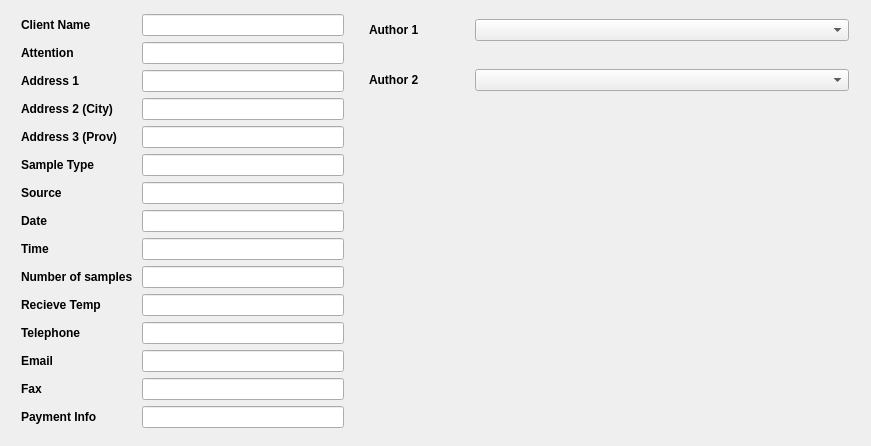
                <widget class="QWidget" name="clientInfoTab">
                 <attribute name="title">
                  <string>Client Info</string>
                 </attribute>
                 <layout class="QHBoxLayout" name="horizontalLayout_2">
                  <property name="leftMargin">
                   <number>12</number>
                  </property>
                  <property name="topMargin">
                   <number>5</number>
                  </property>
                  <property name="rightMargin">
                   <number>12</number>
                  </property>
                  <property name="bottomMargin">
                   <number>0</number>
                  </property>
                  <item>
                   <widget class="QWidget" name="reportsUserInfoWidget" native="true">
                    <property name="enabled">
                     <bool>true</bool>
                    </property>
                    <property name="minimumSize">
                     <size>
                      <width>0</width>
                      <height>0</height>
                     </size>
                    </property>
                    <property name="maximumSize">
                     <size>
                      <width>16777215</width>
                      <height>16777215</height>
                     </size>
                    </property>
                    <property name="styleSheet">
                     <string notr="true"/>
                    </property>
                    <layout class="QGridLayout" name="gridLayout_9">
                     <property name="bottomMargin">
                      <number>12</number>
                     </property>
                     <item row="17" column="0">
                      <widget class="QWidget" name="widget_5" native="true"/>
                     </item>
                     <item row="3" column="0">
                      <widget class="QLabel" name="label_5">
                       <property name="font">
                        <font>
                         <weight>75</weight>
                         <bold>true</bold>
                        </font>
                       </property>
                       <property name="text">
                        <string>Attention</string>
                       </property>
                      </widget>
                     </item>
                     <item row="12" column="2">
                      <widget class="QLineEdit" name="recvTemp_1">
                       <property name="minimumSize">
                        <size>
                         <width>202</width>
                         <height>22</height>
                        </size>
                       </property>
                      </widget>
                     </item>
                     <item row="7" column="2">
                      <widget class="QLineEdit" name="sampleType1_1">
                       <property name="minimumSize">
                        <size>
                         <width>202</width>
                         <height>22</height>
                        </size>
                       </property>
                      </widget>
                     </item>
                     <item row="8" column="0">
                      <widget class="QLabel" name="label_10">
                       <property name="font">
                        <font>
                         <weight>75</weight>
                         <bold>true</bold>
                        </font>
                       </property>
                       <property name="text">
                        <string>Source</string>
                       </property>
                      </widget>
                     </item>
                     <item row="16" column="0" colspan="2">
                      <widget class="QLabel" name="label_20">
                       <property name="font">
                        <font>
                         <weight>75</weight>
                         <bold>true</bold>
                        </font>
                       </property>
                       <property name="text">
                        <string>Payment Info</string>
                       </property>
                      </widget>
                     </item>
                     <item row="15" column="0">
                      <widget class="QLabel" name="label_19">
                       <property name="font">
                        <font>
                         <weight>75</weight>
                         <bold>true</bold>
                        </font>
                       </property>
                       <property name="text">
                        <string>Fax</string>
                       </property>
                      </widget>
                     </item>
                     <item row="16" column="2">
                      <widget class="QLineEdit" name="payment_1">
                       <property name="minimumSize">
                        <size>
                         <width>202</width>
                         <height>22</height>
                        </size>
                       </property>
                      </widget>
                     </item>
                     <item row="15" column="2">
                      <widget class="QLineEdit" name="fax_1">
                       <property name="minimumSize">
                        <size>
                         <width>202</width>
                         <height>22</height>
                        </size>
                       </property>
                      </widget>
                     </item>
                     <item row="10" column="2">
                      <widget class="QLineEdit" name="time_1">
                       <property name="minimumSize">
                        <size>
                         <width>202</width>
                         <height>22</height>
                        </size>
                       </property>
                      </widget>
                     </item>
                     <item row="9" column="0">
                      <widget class="QLabel" name="label_3">
                       <property name="font">
                        <font>
                         <weight>75</weight>
                         <bold>true</bold>
                        </font>
                       </property>
                       <property name="text">
                        <string>Date</string>
                       </property>
                      </widget>
                     </item>
                     <item row="9" column="2">
                      <widget class="QLineEdit" name="date_1">
                       <property name="minimumSize">
                        <size>
                         <width>202</width>
                         <height>22</height>
                        </size>
                       </property>
                      </widget>
                     </item>
                     <item row="8" column="2">
                      <widget class="QLineEdit" name="sampleType2_1">
                       <property name="minimumSize">
                        <size>
                         <width>202</width>
                         <height>22</height>
                        </size>
                       </property>
                      </widget>
                     </item>
                     <item row="10" column="0">
                      <widget class="QLabel" name="label_4">
                       <property name="font">
                        <font>
                         <weight>75</weight>
                         <bold>true</bold>
                        </font>
                       </property>
                       <property name="text">
                        <string>Time</string>
                       </property>
                      </widget>
                     </item>
                     <item row="0" column="0">
                      <widget class="QLabel" name="label_2">
                       <property name="font">
                        <font>
                         <weight>75</weight>
                         <bold>true</bold>
                        </font>
                       </property>
                       <property name="text">
                        <string>Client Name </string>
                       </property>
                       <property name="scaledContents">
                        <bool>false</bool>
                       </property>
                      </widget>
                     </item>
                     <item row="11" column="2">
                      <widget class="QLineEdit" name="totalSamples_1">
                       <property name="minimumSize">
                        <size>
                         <width>202</width>
                         <height>22</height>
                        </size>
                       </property>
                      </widget>
                     </item>
                     <item row="14" column="2">
                      <widget class="QLineEdit" name="email_1">
                       <property name="minimumSize">
                        <size>
                         <width>202</width>
                         <height>22</height>
                        </size>
                       </property>
                      </widget>
                     </item>
                     <item row="11" column="0" colspan="2">
                      <widget class="QLabel" name="label_15">
                       <property name="font">
                        <font>
                         <weight>75</weight>
                         <bold>true</bold>
                        </font>
                       </property>
                       <property name="text">
                        <string>Number of samples </string>
                       </property>
                      </widget>
                     </item>
                     <item row="14" column="0">
                      <widget class="QLabel" name="label_18">
                       <property name="font">
                        <font>
                         <weight>75</weight>
                         <bold>true</bold>
                        </font>
                       </property>
                       <property name="text">
                        <string>Email</string>
                       </property>
                      </widget>
                     </item>
                     <item row="7" column="0">
                      <widget class="QLabel" name="label_9">
                       <property name="font">
                        <font>
                         <weight>75</weight>
                         <bold>true</bold>
                        </font>
                       </property>
                       <property name="text">
                        <string>Sample Type </string>
                       </property>
                      </widget>
                     </item>
                     <item row="0" column="2">
                      <widget class="QLineEdit" name="clientName_1">
                       <property name="sizePolicy">
                        <sizepolicy hsizetype="Expanding" vsizetype="Fixed">
                         <horstretch>0</horstretch>
                         <verstretch>0</verstretch>
                        </sizepolicy>
                       </property>
                       <property name="minimumSize">
                        <size>
                         <width>202</width>
                         <height>22</height>
                        </size>
                       </property>
                      </widget>
                     </item>
                     <item row="4" column="0">
                      <widget class="QLabel" name="label_6">
                       <property name="font">
                        <font>
                         <weight>75</weight>
                         <bold>true</bold>
                        </font>
                       </property>
                       <property name="text">
                        <string>Address 1</string>
                       </property>
                      </widget>
                     </item>
                     <item row="3" column="2">
                      <widget class="QLineEdit" name="attention_1">
                       <property name="minimumSize">
                        <size>
                         <width>202</width>
                         <height>22</height>
                        </size>
                       </property>
                      </widget>
                     </item>
                     <item row="4" column="2">
                      <widget class="QLineEdit" name="addy1_1">
                       <property name="minimumSize">
                        <size>
                         <width>202</width>
                         <height>22</height>
                        </size>
                       </property>
                      </widget>
                     </item>
                     <item row="13" column="0">
                      <widget class="QLabel" name="label_17">
                       <property name="font">
                        <font>
                         <weight>75</weight>
                         <bold>true</bold>
                        </font>
                       </property>
                       <property name="text">
                        <string>Telephone </string>
                       </property>
                      </widget>
                     </item>
                     <item row="5" column="2">
                      <widget class="QLineEdit" name="addy2_1">
                       <property name="minimumSize">
                        <size>
                         <width>202</width>
                         <height>22</height>
                        </size>
                       </property>
                      </widget>
                     </item>
                     <item row="6" column="2">
                      <widget class="QLineEdit" name="addy3_1">
                       <property name="minimumSize">
                        <size>
                         <width>202</width>
                         <height>22</height>
                        </size>
                       </property>
                      </widget>
                     </item>
                     <item row="13" column="2">
                      <widget class="QLineEdit" name="tel_1">
                       <property name="minimumSize">
                        <size>
                         <width>202</width>
                         <height>22</height>
                        </size>
                       </property>
                      </widget>
                     </item>
                     <item row="5" column="0">
                      <widget class="QLabel" name="label_7">
                       <property name="font">
                        <font>
                         <weight>75</weight>
                         <bold>true</bold>
                        </font>
                       </property>
                       <property name="text">
                        <string>Address 2 (City)</string>
                       </property>
                      </widget>
                     </item>
                     <item row="6" column="0">
                      <widget class="QLabel" name="label_8">
                       <property name="font">
                        <font>
                         <weight>75</weight>
                         <bold>true</bold>
                        </font>
                       </property>
                       <property name="text">
                        <string>Address 3 (Prov)</string>
                       </property>
                      </widget>
                     </item>
                     <item row="12" column="0">
                      <widget class="QLabel" name="label_16">
                       <property name="font">
                        <font>
                         <weight>75</weight>
                         <bold>true</bold>
                        </font>
                       </property>
                       <property name="text">
                        <string>Recieve Temp </string>
                       </property>
                      </widget>
                     </item>
                    </layout>
                   </widget>
                  </item>
                  <item>
                   <widget class="QWidget" name="widget_50" native="true">
                    <layout class="QVBoxLayout" name="verticalLayout_40">
                     <property name="spacing">
                      <number>-1</number>
                     </property>
                     <property name="leftMargin">
                      <number>0</number>
                     </property>
                     <property name="topMargin">
                      <number>0</number>
                     </property>
                     <property name="rightMargin">
                      <number>0</number>
                     </property>
                     <property name="bottomMargin">
                      <number>0</number>
                     </property>
                     <item>
                      <widget class="QWidget" name="authorWidget" native="true">
                       <property name="minimumSize">
                        <size>
                         <width>0</width>
                         <height>100</height>
                        </size>
                       </property>
                       <property name="maximumSize">
                        <size>
                         <width>16777215</width>
                         <height>100</height>
                        </size>
                       </property>
                       <property name="styleSheet">
                        <string notr="true"/>
                       </property>
                       <layout class="QVBoxLayout" name="verticalLayout_46">
                        <property name="spacing">
                         <number>0</number>
                        </property>
                        <property name="leftMargin">
                         <number>10</number>
                        </property>
                        <property name="topMargin">
                         <number>0</number>
                        </property>
                        <property name="rightMargin">
                         <number>10</number>
                        </property>
                        <property name="bottomMargin">
                         <number>0</number>
                        </property>
                        <item>
                         <widget class="QWidget" name="widget_59" native="true">
                          <property name="minimumSize">
                           <size>
                            <width>0</width>
                            <height>0</height>
                           </size>
                          </property>
                          <property name="maximumSize">
                           <size>
                            <width>16777215</width>
                            <height>16777215</height>
                           </size>
                          </property>
                          <property name="layoutDirection">
                           <enum>Qt::LeftToRight</enum>
                          </property>
                          <layout class="QHBoxLayout" name="horizontalLayout_3">
                           <property name="leftMargin">
                            <number>0</number>
                           </property>
                           <property name="topMargin">
                            <number>0</number>
                           </property>
                           <property name="rightMargin">
                            <number>0</number>
                           </property>
                           <property name="bottomMargin">
                            <number>0</number>
                           </property>
                           <item>
                            <widget class="QLabel" name="label_12">
                             <property name="maximumSize">
                              <size>
                               <width>100</width>
                               <height>16777215</height>
                              </size>
                             </property>
                             <property name="font">
                              <font>
                               <weight>75</weight>
                               <bold>true</bold>
                              </font>
                             </property>
                             <property name="text">
                              <string>Author 1</string>
                             </property>
                            </widget>
                           </item>
                           <item>
                            <widget class="QComboBox" name="authorOneDropDown">
                             <property name="minimumSize">
                              <size>
                               <width>0</width>
                               <height>0</height>
                              </size>
                             </property>
                             <item>
                              <property name="text">
                               <string/>
                              </property>
                             </item>
                             <item>
                              <property name="text">
                               <string>New Item</string>
                              </property>
                             </item>
                             <item>
                              <property name="text">
                               <string>New Item</string>
                              </property>
                             </item>
                             <item>
                              <property name="text">
                               <string>test</string>
                              </property>
                             </item>
                             <item>
                              <property name="text">
                               <string>test2</string>
                              </property>
                             </item>
                            </widget>
                           </item>
                          </layout>
                         </widget>
                        </item>
                        <item>
                         <widget class="QWidget" name="widget_60" native="true">
                          <property name="minimumSize">
                           <size>
                            <width>0</width>
                            <height>0</height>
                           </size>
                          </property>
                          <layout class="QHBoxLayout" name="horizontalLayout_48">
                           <property name="leftMargin">
                            <number>0</number>
                           </property>
                           <property name="topMargin">
                            <number>0</number>
                           </property>
                           <property name="rightMargin">
                            <number>0</number>
                           </property>
                           <property name="bottomMargin">
                            <number>0</number>
                           </property>
                           <item>
                            <widget class="QLabel" name="label_23">
                             <property name="maximumSize">
                              <size>
                               <width>100</width>
                               <height>16777215</height>
                              </size>
                             </property>
                             <property name="font">
                              <font>
                               <weight>75</weight>
                               <bold>true</bold>
                              </font>
                             </property>
                             <property name="text">
                              <string>Author 2</string>
                             </property>
                            </widget>
                           </item>
                           <item>
                            <widget class="QComboBox" name="authorTwoDropDown">
                             <property name="minimumSize">
                              <size>
                               <width>0</width>
                               <height>0</height>
                              </size>
                             </property>
                            </widget>
                           </item>
                          </layout>
                         </widget>
                        </item>
                       </layout>
                      </widget>
                     </item>
                     <item>
                      <widget class="QWidget" name="samplesContainer" native="true">
                       <property name="minimumSize">
                        <size>
                         <width>500</width>
                         <height>0</height>
                        </size>
                       </property>
                       <property name="maximumSize">
                        <size>
                         <width>16777215</width>
                         <height>16777215</height>
                        </size>
                       </property>
                       <property name="styleSheet">
                        <string notr="true"/>
                       </property>
                       <layout class="QVBoxLayout" name="samplesContainerLayout"/>
                      </widget>
                     </item>
                    </layout>
                   </widget>
                  </item>
                 </layout>
                </widget>
